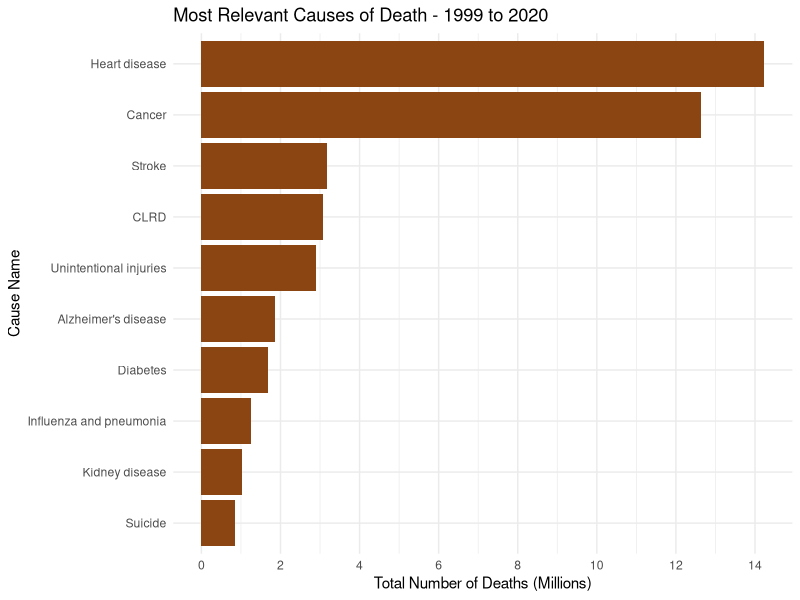
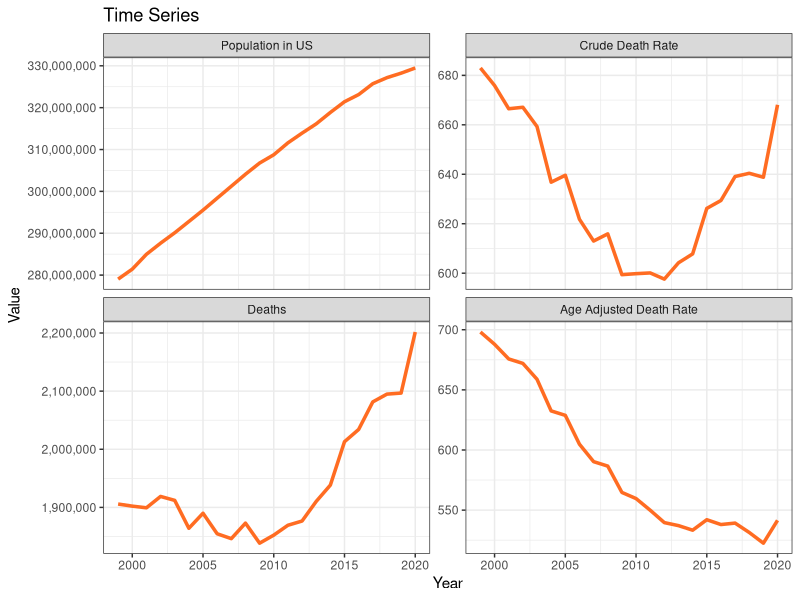
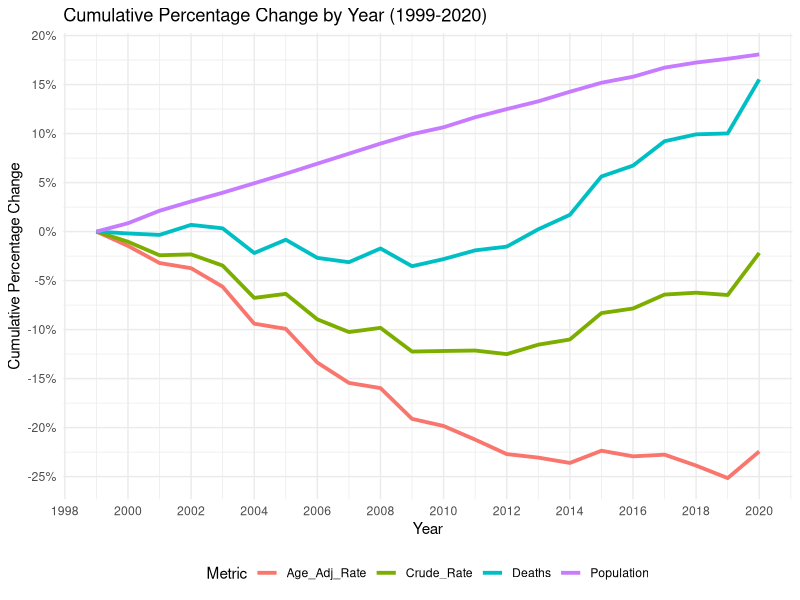
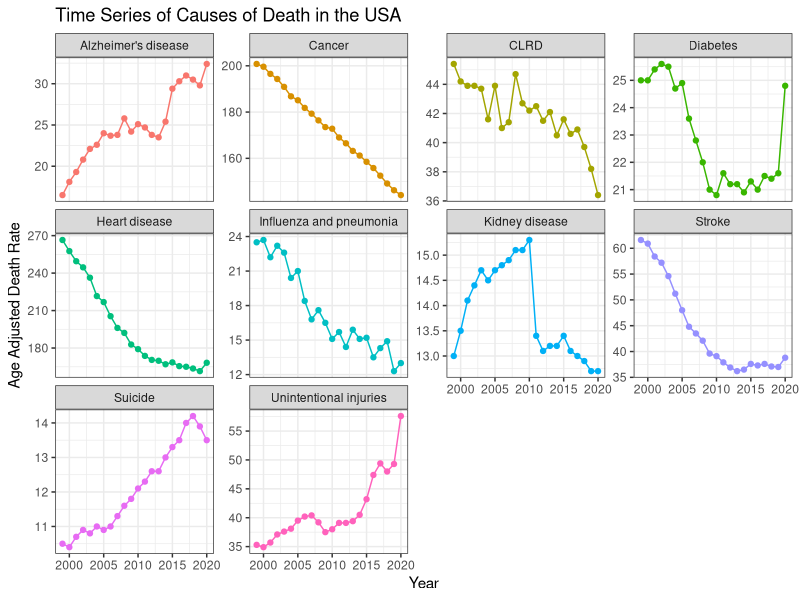
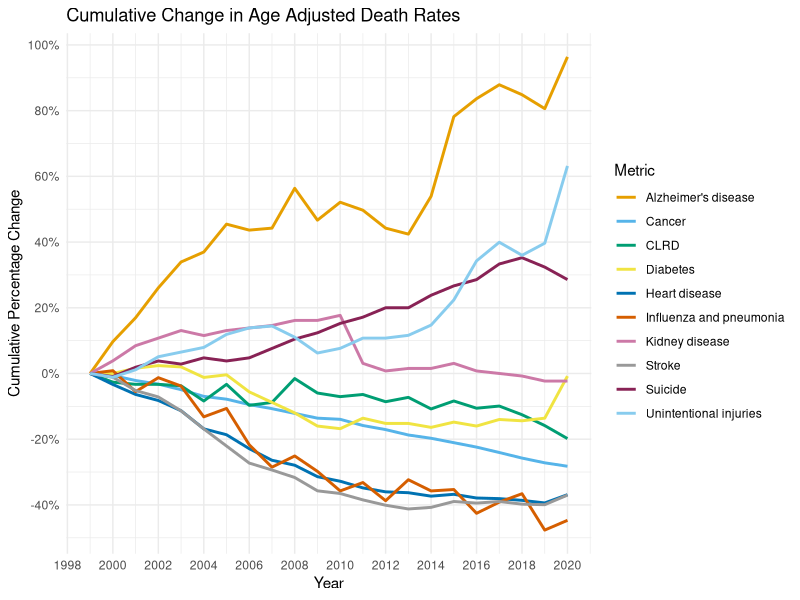
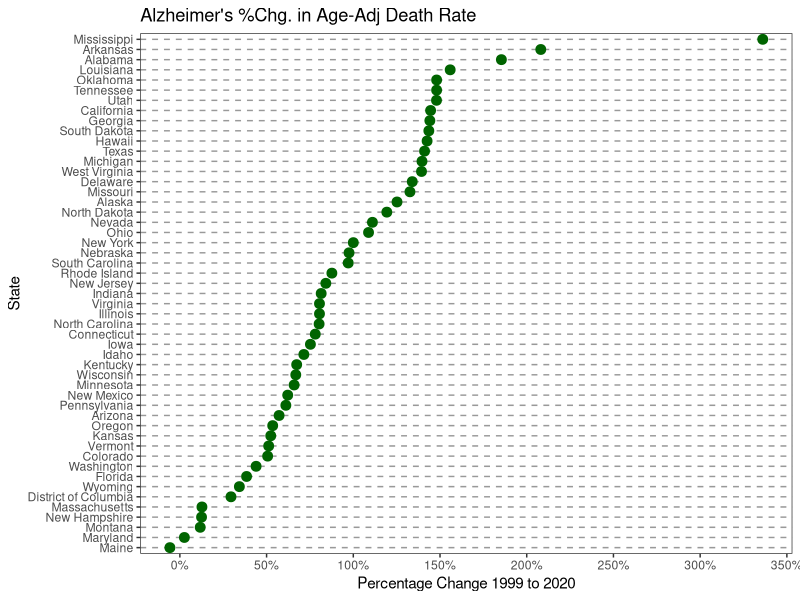
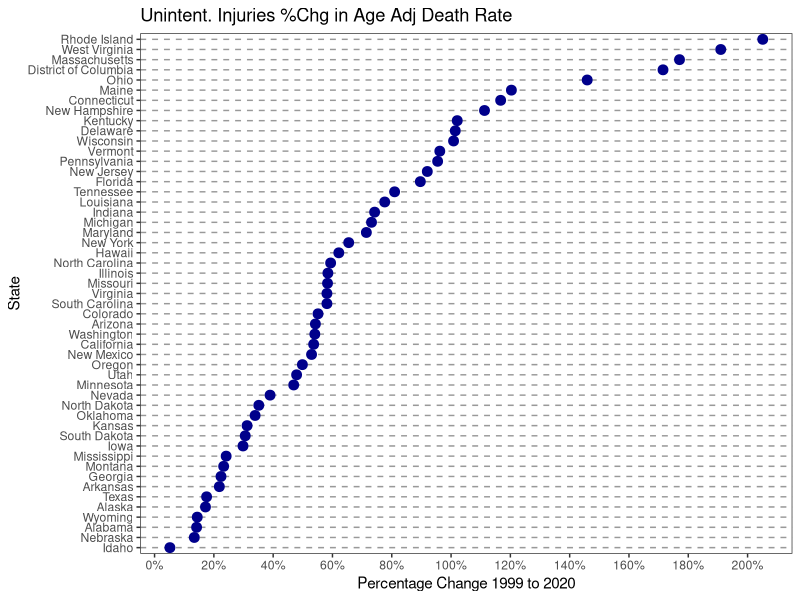
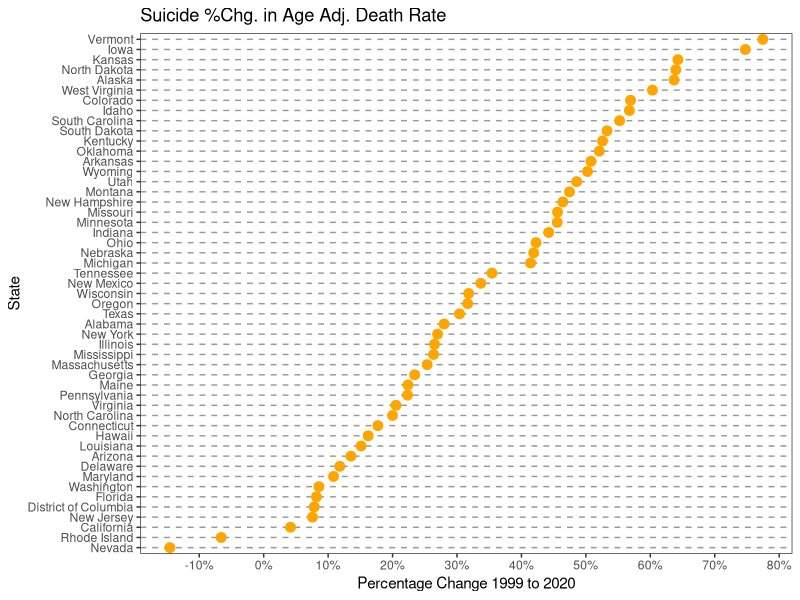

Reproduce these figures in R, in order.
## ---- chunk 1
library(dplyr)
library(readr)
library(dplyr)
library(forcats)
library(ggplot2)
library(scales)
library(tidyr)
library(maps)
## ---- chunk 2
#We begin by loading the dataframe and renaming some columns for easier handling
cdc_dataset = read_csv("NCHS_Leading_Causes_of_Death_United_States_2020.csv")
cdc_dataset <- cdc_dataset %>% rename(Cause = `Cause Name`)
cdc_dataset <- cdc_dataset %>% rename(Age_Adj_Rate = `Age Adjusted Rate`)
cdc_dataset <- cdc_dataset %>% rename(Crude_Rate = `Crude Rate`)

#Replacing NA with zero in all columns as mentioned in the previous section
cdc_dataset <- cdc_dataset |> mutate_all(~ifelse(is.na(.), 0, .))

#We will not use '113 Cause Name' but 'Cause Name'
cdc_dataset <- cdc_dataset |> select(-`113 Cause Name`)
## ---- chunk 3
cdc_usa <- cdc_dataset[cdc_dataset$State == "United States", ]

#Detecting the top 10 most important causes of death in the US from 1999 to 2020
cdc_usa_summary <- cdc_usa |> group_by(Cause) |> summarize(Total_Deaths = sum(Deaths)) |> 
  arrange(desc(Total_Deaths)) |> top_n(10, Total_Deaths)

# Creating the bar chart for top 10 causes
ggplot(cdc_usa_summary, aes(x = reorder(Cause, Total_Deaths), y = Total_Deaths)) +
  geom_bar(stat = "identity", fill = '#8B4513') +
  coord_flip() + labs(title = "Most Relevant Causes of Death - 1999 to 2020", y = "Total Number of Deaths (Millions)", x = "Cause Name") + 
  scale_y_continuous(labels = scales::comma_format(scale = 1e-6), breaks = scales::pretty_breaks(n = 10)) +
  theme_minimal()
## ---- chunk 4
#Filtering cdc_dataset by the top 10 Cause Name from cdc_usa_summary
cdc_dataset <- cdc_dataset[cdc_dataset$Cause %in%  cdc_usa_summary$Cause, ]
cdc_usa  <- cdc_usa[cdc_usa$Cause %in%  cdc_usa_summary$Cause, ]
# rm(cdc_usa_summary)
## ---- chunk 5
#Grouping by Year and State, and summarizing the data. We can take min(Population) to keep the population of that year
cdc_usa_grouped <- cdc_usa |> group_by(Year) |>
  summarize(
    Deaths = sum(Deaths),
    Population = min(Population),
    Crude_Rate = sum(Crude_Rate),
    Age_Adj_Rate = sum(Age_Adj_Rate),
    .groups = 'drop'
  )


#Reshaping data using pivot_longer so we can facet by metric:
cdc_usa_long <- cdc_usa_grouped |> 
  pivot_longer(cols = c(Deaths, Population, Crude_Rate, Age_Adj_Rate), names_to = "Metric", values_to = "Value")

#Adjusting the order and names of the metrics
cdc_usa_long$Metric <- factor(cdc_usa_long$Metric, 
                                      levels = c("Population", "Crude_Rate", "Deaths", "Age_Adj_Rate"),
                                      labels = c("Population in US", "Crude Death Rate", "Deaths", "Age Adjusted Death Rate"))

#Creating the time series:
ggplot(cdc_usa_long, aes(x = Year, y = Value)) +
  geom_line(color = "#FF6C22", size = 1.2) +
  facet_wrap(~ Metric, scales = "free_y", ncol = 2) +
  labs(title = "Time Series", x = "Year", y = "Value") +
  scale_y_continuous(labels = scales::comma, breaks = scales::pretty_breaks(n = 4)) +
  theme_bw()
## ---- chunk 6
#Calculating cumulative percentual change for each column
cdc_usa_grouped_cum <- cdc_usa_grouped |>
  mutate(
    Deaths = Deaths / first(Deaths) - 1,
    Population = Population / first(Population) - 1,
    Crude_Rate = Crude_Rate / first(Crude_Rate) - 1,
    Age_Adj_Rate = Age_Adj_Rate / first(Age_Adj_Rate) - 1
  )

#pivot_longer this data:
cdc_usa_grouped_cum <- cdc_usa_grouped_cum |>
  pivot_longer(cols = -Year, names_to = "Metric", values_to = "Cumulative Change")


#Creating the time series plot

labels_for_metric <- c("Age-Adjusted Rate", "Crude Rate", "Deaths", "Population")

ggplot(cdc_usa_grouped_cum, aes(x = Year, y = `Cumulative Change`, color = Metric)) +
  geom_line(size = 1.3) +
  labs(title = "Cumulative Percentage Change by Year (1999-2020)", x = "Year", 
       y = "Cumulative Percentage Change", color = "Metric") +
  theme_minimal() +
  theme(legend.position = "bottom") +
  scale_y_continuous(labels = scales::percent_format(), breaks = scales::pretty_breaks(n = 8))+
  scale_x_continuous(breaks = scales::pretty_breaks(n = 10)) 

## ---- chunk 7
#Creating a faceting chart, which will have age adjusted death rates by cause of death:
df_usa_cause <- cdc_usa |> select(Year, Cause, Age_Adj_Rate)
ggplot(df_usa_cause, aes(x = Year, y = Age_Adj_Rate, group = Cause, color = Cause)) +
  geom_line(size = 0.5) + # Thicker lines
  facet_wrap(~ Cause, scales = "free_y") +
  theme_bw() +
  labs(title = "Time Series of Causes of Death in the USA", x = "Year", y = "Age Adjusted Death Rate")+ 
  guides(color = "none") +
  geom_point()
## ---- chunk 8
cdc_usa_wider <- df_usa_cause |> 
  pivot_wider(
    id_cols = Year,
    names_from = Cause,
    values_from = Age_Adj_Rate
  )

#Calculating cumulative percentual change for each column
cdc_usa_wider <- cdc_usa_wider |> mutate(across(-Year, ~ ./first(.) - 1))


#pivot_longer this data:
cdc_usa_wider <- cdc_usa_wider |> pivot_longer(cols = -Year, names_to = "Metric", values_to = "Cumulative Change")

#We use a color blind friendly palette
color_blind_friendly <- c("#E69F00", "#56B4E9", "#009E73", "#F0E442", 
                          "#0072B2", "#D55E00", "#CC79A7", "#999999", 
                          "#882255", "#88CCEE")

#Creating the time series plot
ggplot(cdc_usa_wider, aes(x = Year, y = `Cumulative Change`, color = Metric)) +
  geom_line(size = 1) +
  labs(title = "Cumulative Change in Age Adjusted Death Rates", x = "Year", y = "Cumulative Percentage Change", color = "Metric") +
  theme_minimal() +
  theme(legend.position = "right") +
  scale_y_continuous(labels = scales::percent_format(), breaks = scales::pretty_breaks(n = 8))+
  scale_x_continuous(breaks = scales::pretty_breaks(n = 10)) +
  scale_color_manual(values = color_blind_friendly) 

## ---- chunk 9
#Filter the data for the specified conditions
df_rank1 <- cdc_dataset |> filter(State != 'United States') |>
  select(Year, State, Cause, Age_Adj_Rate)|> 
  filter(Year %in% c(1999, 2020), Cause == "Alzheimer's disease")

# Calculating the percentual difference change from 2000 to 2017 for each state
df_rank1 <- df_rank1 %>%
  pivot_wider(names_from = Year, values_from = Age_Adj_Rate) |>
  mutate(PercentChange = `2020`/`1999`-1) |>
  arrange(desc(PercentChange))


#Cleveland
ggplot(df_rank1, aes(x = PercentChange, y = reorder(State, PercentChange))) +
  geom_point(size = 3, color = "darkgreen") +
  labs(title = "Alzheimer's %Chg. in Age-Adj Death Rate", x = "Percentage Change 1999 to 2020", y = 'State') +
  theme_bw() +
  theme(panel.grid.major.x = element_blank(),
    panel.grid.minor.x = element_blank(),
    panel.grid.major.y = element_line(colour = "grey60", linetype = "dashed"))+
  scale_x_continuous(labels = scales::percent_format(), breaks = scales::pretty_breaks(n = 8))+
  theme(legend.position = "none")
## ---- chunk 10
#Filter the data for the specified conditions
df_rank2 <- cdc_dataset |> filter(State != 'United States') |>
  select(Year, State, Cause, Age_Adj_Rate)|> 
  filter(Year %in% c(1999, 2020), Cause == "Unintentional injuries")

# Calculating the percentual difference change from 2000 to 2017 for each state
df_rank2 <- df_rank2 %>%
  pivot_wider(names_from = Year, values_from = Age_Adj_Rate) |>
  mutate(PercentChange = `2020`/`1999`-1) |>
  arrange(desc(PercentChange))


#Cleveland
ggplot(df_rank2, aes(x = PercentChange, y = reorder(State, PercentChange))) +
  geom_point(size = 3, color = "darkblue") +
  labs(title = "Unintent. Injuries %Chg in Age Adj Death Rate", x = "Percentage Change 1999 to 2020", y = 'State') +
  theme_bw() +
  theme(panel.grid.major.x = element_blank(),
    panel.grid.minor.x = element_blank(),
    panel.grid.major.y = element_line(colour = "grey60", linetype = "dashed"))+
  scale_x_continuous(labels = scales::percent_format(), breaks = scales::pretty_breaks(n = 8))+
  theme(legend.position = "none")
## ---- chunk 11
#Filter the data for the specified conditions
df_rank3 <- cdc_dataset |> filter(State != 'United States') |>
  select(Year, State, Cause, Age_Adj_Rate)|> 
  filter(Year %in% c(1999, 2020), Cause == "Suicide")

# Calculating the percentual difference change from 2000 to 2017 for each state
df_rank3 <- df_rank3 %>%
  pivot_wider(names_from = Year, values_from = Age_Adj_Rate) |>
  mutate(PercentChange = `2020`/`1999`-1) |>
  arrange(desc(PercentChange))


#Cleveland
ggplot(df_rank3, aes(x = PercentChange, y = reorder(State, PercentChange))) +
  geom_point(size = 3, color = "orange") +
  labs(title = "Suicide %Chg. in Age Adj. Death Rate", x = "Percentage Change 1999 to 2020", y = 'State') +
  theme_bw() +
  theme(panel.grid.major.x = element_blank(),
    panel.grid.minor.x = element_blank(),
    panel.grid.major.y = element_line(colour = "grey60", linetype = "dashed"))+
  scale_x_continuous(labels = scales::percent_format(), breaks = scales::pretty_breaks(n = 8))+
  theme(legend.position = "none")
## ---- chunk 12
df_box <- rbind(
  df_rank1[, c("State", "Cause", "PercentChange")],
  df_rank2[, c("State", "Cause", "PercentChange")],
  df_rank3[, c("State", "Cause", "PercentChange")]
)

ggplot(df_box, aes(x = Cause, y = PercentChange)) +
  geom_boxplot(fill = "#A6CF98", color = "black") + 
  theme_bw() + labs(title = "Box-Plot: Percent Change by Cause - 1999 to 2020 - by States", x = "Cause", y = "Percent Change") +
  scale_y_continuous(labels = scales::percent)

## ---- chunk 13
#We calculate the 88th percentile (top 12% threshold)
top_10_percent_threshold <- quantile(df_rank1$PercentChange, probs = 0.88, na.rm = TRUE)

#We create a new variable to indicate top 12%
df_rank1$Top10Percent <- ifelse(df_rank1$PercentChange > top_10_percent_threshold, "Top 12%", "Below Top 12%")

#For the merge to work, we ensure that state names in both datasets are in lowercase for successful merging
df_rank1$State <- tolower(df_rank1$State)
states_map <- map_data("state")
states_map$region <- tolower(states_map$region)

#Merging the datasets
df_map <- merge(states_map, df_rank1, by.x = "region", by.y = "State", all.x = TRUE)

#We plot the map
ggplot(data = df_map, aes(x = long, y = lat, group = group, fill = Top10Percent)) +
    geom_polygon(color = "black") +
    scale_fill_manual(values = c("Top 12%" = "red", "Below Top 12%" = "grey"), 
                      labels = c("Below Top 12%", "Top 12%")) +
    labs(fill = "Category") +
    theme_bw() +
    theme(panel.grid.major = element_blank(), panel.grid.minor = element_blank(),
          axis.text.x = element_blank(), axis.text.y = element_blank(),
          axis.title.x = element_blank(), axis.title.y = element_blank()) +
    coord_fixed(1.4) +
    labs(title = "Top 6 States with highest Death Rates due to Alzheimer's") + theme(legend.position="none")

## ---- chunk 14
#Loading cases of Alzheimer distinguished by race across time: 
cdc_dataset_race = read_csv("NCHS_Leading_Causes_of_Death_United_States_2020_Race.csv")
cdc_dataset_race <- cdc_dataset_race |> mutate_all(~ifelse(is.na(.), 0, .))
cdc_usa_race = cdc_dataset_race |> filter(State == "United States") |> select(Year, Race, Age_Adj_Death_Rate)


#Pivot wider:
cdc_usa_race <- cdc_usa_race |> pivot_wider(names_from = Race, values_from = Age_Adj_Death_Rate)
cdc_usa_race <- cdc_usa_race |> mutate(across(-Year, ~ ./first(.) - 1))

#pivot_longer this data:
cdc_usa_race <- cdc_usa_race |> pivot_longer(cols = -Year, names_to = "Alzheimer", values_to = "Cumulative Change")


#Creating the time series plot
ggplot(cdc_usa_race, aes(x = Year, y = `Cumulative Change`, color = Alzheimer)) +
  geom_line(size = 1.3) +
  labs(title = "Cumulative Percentage Change ('99-'20) - Alzheimer - Age Adjusted Death Rate", x = "Year",
       y = "Cumulative Percentage Change", color = "Race") +
  theme_minimal() +
  theme(legend.position = "bottom") +
  scale_y_continuous(labels = scales::percent_format(), breaks = scales::pretty_breaks(n = 8))+
  scale_x_continuous(breaks = scales::pretty_breaks(n = 10))
## ---- chunk 15
cdc_usa_race_pop = read_csv("NCHS_United_States_2020_Race_Distribution.csv")
cdc_usa_race_pop = cdc_usa_race_pop |> group_by(Race, State) |> summarize(Population = mean(Population))
cdc_usa_race_pop <- cdc_usa_race_pop |> pivot_wider(names_from = Race, values_from = Population)
cdc_usa_race_pop$Total = cdc_usa_race_pop$Black + cdc_usa_race_pop$White
cdc_usa_race_pop$Black = cdc_usa_race_pop$Black/cdc_usa_race_pop$Total
cdc_usa_race_pop = cdc_usa_race_pop |> select(State, Black)


#We calculate the 88th percentile (top 12% threshold)
cdc_usa_race_pop_threshold <- quantile(cdc_usa_race_pop$Black, probs = 0.80, na.rm = TRUE)

#We create a new variable
cdc_usa_race_pop$TopPercent <- ifelse(cdc_usa_race_pop$Black > cdc_usa_race_pop_threshold, "Top 25%", "Below Top 25%")

#For the merge to work, we ensure that state names in both datasets are in lowercase for successful merging
cdc_usa_race_pop$State <- tolower(cdc_usa_race_pop$State)
states_map <- map_data("state")
states_map$region <- tolower(states_map$region)

#Merging the datasets
df_map <- merge(states_map, cdc_usa_race_pop, by.x = "region", by.y = "State", all.x = TRUE)

#We plot the map
ggplot(data = df_map, aes(x = long, y = lat, group = group, fill = TopPercent)) +
    geom_polygon(color = "black") +
    scale_fill_manual(values = c("Top 25%" = "blue", "Below Top 25%" = "grey"), 
                      labels = c("Below Top 25%", "Top 25%")) +
    labs(fill = "Category") +
    theme_bw() +
    theme(panel.grid.major = element_blank(), panel.grid.minor = element_blank(),
          axis.text.x = element_blank(), axis.text.y = element_blank(),
          axis.title.x = element_blank(), axis.title.y = element_blank()) +
    coord_fixed(1.4) +
    labs(title = "Top 10 States with highest proportion of Black People") + theme(legend.position="none")

# df_map %>% filter(TopPercent =="Top 25%") %>% distinct(region)

## ---- chunk 16
df_life_expectancy <- read_csv("NCHS_-_Death_rates_and_life_expectancy_at_birth_20231111.csv")
#df_life_expectancy

df_life_expectancy_1939_to_1960 = df_life_expectancy %>% filter(Race == "All Races") %>% filter(Sex == "Both Sexes") %>% filter(Year >= 1939) %>% filter(Year <= 1960)  %>% select(-Race,-Sex,-`Age-adjusted Death Rate`)
#df_life_expectancy_1939_to_1960

alzheimer_crude = cdc_usa %>% filter(Cause == "Alzheimer's disease") %>% select(Year, Cause,Crude_Rate)
#alzheimer_crude

expectancy_alzheimer_regression_2 = cbind(alzheimer_crude,df_life_expectancy_1939_to_1960)

#expectancy_alzheimer_regression_2 # this is the table

ggplot(expectancy_alzheimer_regression_2 %>% select(`Crude_Rate`,`Average Life Expectancy (Years)`), aes(x = `Average Life Expectancy (Years)`, y = `Crude_Rate`)) +
  geom_point() + 
  geom_smooth(method = "lm") + 
  labs(x = "Average Life Expectancy", y = "Crude Rate", title = "Scatterplot Regression for Alzheimer's Crude Rate vs Life Expectancy (1999 - 2020)") + 
  labs(caption = "Correlation coefficient R = 0.88 ") +
  theme(plot.caption = element_text(hjust=.1))



## ---- chunk 17
y = expectancy_alzheimer_regression_2$`Crude_Rate`
x = expectancy_alzheimer_regression_2$`Average Life Expectancy (Years)`

regression_model_cumul_growth <- lm(y ~ x)
cor.test(y,x)

## ---- chunk 18
library(readr)
df_opiod <- read_csv("NCHS_Opiod_Dispense.csv", show_col_types = FALSE)

## ---- chunk 19

df_opiod_state = df_opiod %>% filter(State != 'United States')
df_opiod_state = df_opiod_state %>% select(-StateAbb)
df_opiod_state_arranged =  df_opiod_state %>% arrange(desc(OpiodDispenseRatePer100))


z = df_opiod_state_arranged %>% filter(Year <= 2020) %>% group_by(State) %>% summarize(Avg = mean(OpiodDispenseRatePer100)) %>% arrange(desc(Avg)) %>% filter(Avg > 95)
z_reverse = z[order(z$Avg), ]
#z_reverse

# ggplot(df_opiod_state_arranged %>% filter(Year <= 2020) %>% group_by(State) %>% summarize(Avg = mean(OpiodDispenseRatePer100)) %>% arrange(desc(Avg)) %>% filter(Avg > 95), aes(x = State, y = Avg)) +
#   geom_bar(stat = "identity", fill = '#8B4513')
  


dotchart(z_reverse$Avg, labels = z_reverse$State,
         cex = 0.9, xlab = "Opioid Dispense Rate Per 100", main = "Top 8 Highest States with Average Opioid Dispense Rate for 2006-2020")



## ---- chunk 20
df_opiod_state_arranged_top5_states = df_opiod_state_arranged %>% filter(State == "West Virginia" | State == "Alabama" | State == "Tennessee" | State == "Kentucky" | State == "Arkansas" | State == "Mississippi" | State == "Oklahoma" | State == "Louisiana")

# df_opiod_state_arranged_top5_states
  
ggplot(df_opiod_state_arranged_top5_states, aes(x = as.numeric(Year), y = OpiodDispenseRatePer100, color = State)) +
  geom_line(size = 1) +
  geom_point() +
  theme_minimal() +
  theme(legend.position = "bottom")  +
  theme(plot.caption = element_text(hjust=.1)) +
  labs(x = "Year", y = "Opioid Dispense rate Per 100", title = "Opioid Dispense Rate for Top 8 States (2006 - 2020)") + scale_x_continuous(breaks = 2006:2020)
 

## ---- chunk 21
top5_states_adj_rate_unint = cdc_dataset %>% filter(State != "United States") %>% filter(Cause == "Unintentional injuries") %>% filter(Year > 2005)
top5_states_adj_rate_unint = top5_states_adj_rate_unint %>% group_by(State) %>% summarize(Avg = mean(Age_Adj_Rate)) %>% arrange(desc(Avg)) %>% filter(Avg > 57)# %>% filter(Avg > 57.4)
#top5_states_adj_rate_unint

w = top5_states_adj_rate_unint
#w

w_reverse = w[order(w$Avg), ]
#w_reverse



dotchart(w_reverse$Avg, labels = w_reverse$State,gcolor = "green",
         cex = 0.9, xlab = "Age Adjusted Death Rate", main = "Top 8 Highest States w/ Avg Age-Adj Death Rate for Unintentional '06-'20")

## ---- chunk 22
selected_top5 = cdc_dataset %>% filter(Cause == "Unintentional injuries") %>% 
  filter(State == "West Virginia" | State == "New Mexico" | State == "Kentucky" | State == "Mississippi" | State == "Alaska" | State == "Wyoming" | State == "Oklahoma" | State == "Tennessee")  %>% filter(Year > 2005)


  
# selected_top5


ggplot(selected_top5, aes(x = as.numeric(Year), y = Age_Adj_Rate, color = State)) +
  geom_line(size = 1) +
  geom_point() +
  theme_minimal() +
  theme(legend.position = "bottom") +
  labs(x = "Year", y = "Age Adjust Death Rate", title = "Age Adjusted Death Rate for Unintentional for Top 8 States (2006 - 2020)") + scale_x_continuous(breaks = 2006:2020)

## ---- chunk 23
opiod_top8 = df_opiod_state_arranged_top5_states %>% distinct(State)
# opiod_top8$State

death_rate_top8 = selected_top5 %>% distinct(State)
# death_rate_top8$State

intersect(opiod_top8$State,death_rate_top8$State)
## ---- chunk 24
top10_avg_suicide_states = cdc_dataset %>% filter(State != "United States") %>% filter(Cause == "Suicide") %>% group_by(State) %>% summarize(Avg = mean(Age_Adj_Rate)) %>% arrange(desc(Avg)) %>% filter(Avg > 16.9)
#top10_avg_suicide_states

# library(knitr)
# kable(top10_avg_suicide_states %>% mutate(across(where(is.numeric), ~round(., 2))))
# 
# library(huxtable)
# hux(top10_avg_suicide_states)
# 
library(flextable)
flextable(top10_avg_suicide_states %>% mutate(across(where(is.numeric), ~round(., 2))))

# library(formattable)
# formattable()


## ---- chunk 25
united_states_by_area <- read_csv("united-states-by-area.csv", show_col_types = FALSE)
# View(united_states_by_area)

united_states_by_area_density = united_states_by_area %>% select(state,densityMi) %>% arrange(densityMi)
colnames(united_states_by_area_density) <- c('State','densityMi')
#united_states_by_area_density

lowest_population_density_states = united_states_by_area_density[1:10,]
#lowest_population_density_states

flextable(lowest_population_density_states %>% mutate(across(where(is.numeric), ~round(., 2))))

## ---- chunk 26
# lowest_population_density_states %>% distinct(State)
#as.vector(top10_avg_suicide_states %>% distinct(State))

a = lowest_population_density_states %>% distinct(State)
#a$State

b = top10_avg_suicide_states %>% distinct(State)
#b$State

intersect(a$State,b$State)



## ---- chunk 27
avg_suicide_rate = cdc_dataset %>% filter(State != "United States") %>% filter(Cause == "Suicide") %>% group_by(State) %>% summarize(Avg = mean(Age_Adj_Rate)) %>% arrange(desc(Avg))
# avg_suicide_rate

## ---- chunk 28
merged_df <- merge(united_states_by_area_density, avg_suicide_rate, by = "State")
# merged_df

## ---- chunk 29
boxplot(united_states_by_area_density$densityMi,
        main = "Boxplot of Population Density per Square Mile",  
        xlab = "States",                    
        ylab = "Population density (# of people per sq. mile)")             

## ---- chunk 30
ggplot(merged_df, aes(x = log(densityMi), y = Avg)) + geom_point() + geom_smooth(method = "lm") + 
  theme(plot.caption = element_text(hjust=.1)) + 
  labs(caption = "Correlation coefficient R = -0.860 ")
## ---- chunk 31
y = merged_df$Avg
x = log(merged_df$densityMi)
regression_model_cumul_growth <- lm(y ~ x)
cor.test(y,x)
# summary(regression_model_cumul_growth)
